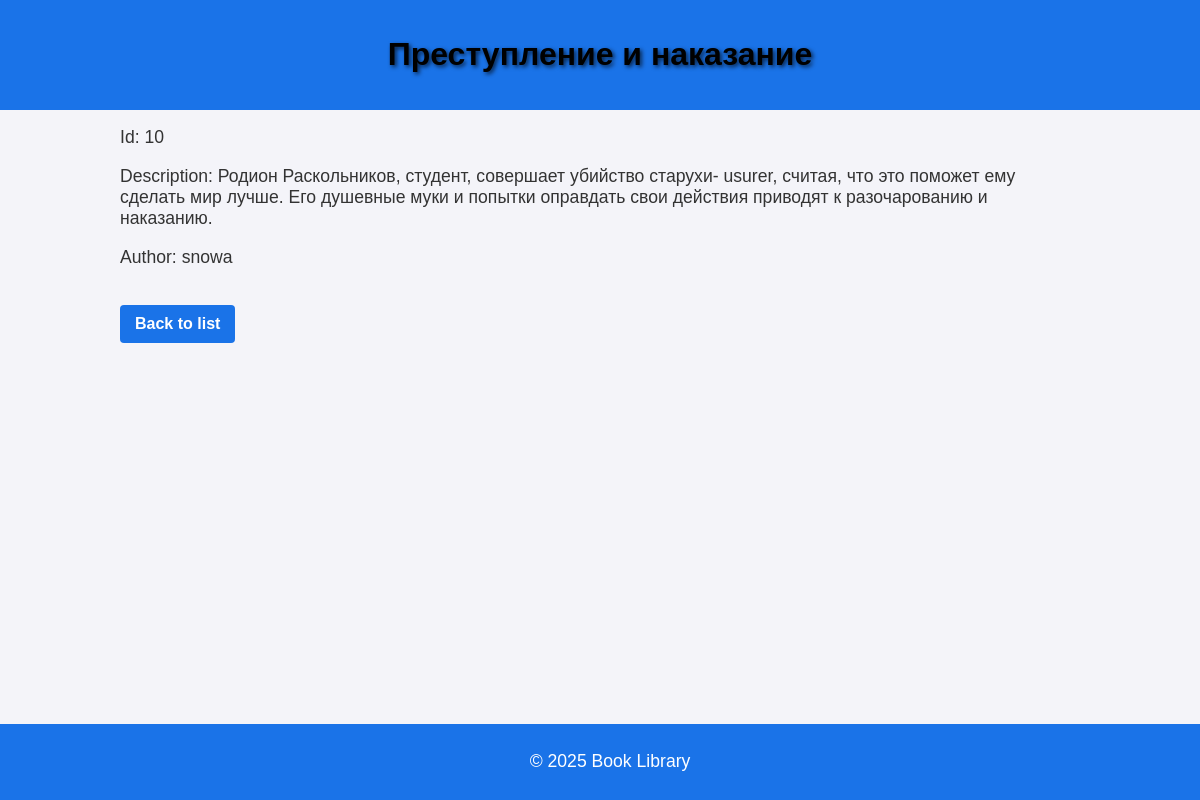
Screenshot of /book/10/ with the database file from the repository.
### books/models.py (models this page shows, shortened)
class Book(models.Model):
    title = models.CharField(max_length=100)
    description = models.TextField()
    user = models.ForeignKey(User, on_delete=models.CASCADE)  # Ссылка на пользователя (автора)

### books/views.py (the view)
# urls.py: path('book/<int:id>/', views.book_detail, name='book_detail'),
def book_detail(request, id):
    book = Book.objects.get(id=id)
    return render(request, 'book_detail.html', {'book': book})

### books/templates/book_detail.html (shortened to what this page needs)
<!DOCTYPE html>
<html lang="en">
<head>
      {% load static %}
    <link rel="stylesheet" href="{% static 'css/styles.css' %}">
</head>
<body>
    <header>
        <h1>{{ book.title }}</h1>
    </header>
    <div class="container">
            <p>Id: {{ book.id }}</p>
            <p>Description: {{ book.description }}</p>
            <p>Author: {{ book.user.username }}</p>
            <a href="{% url 'book_list' %}">Back to list</a>
    </div>
    <footer>
        <p>&copy; 2025 Book Library</p>
    </footer>
</body>
</html>

### books/static/css/styles.css (style rules this page uses)
body { font-family: Arial, sans-serif; background-color: #f4f4f9; color: #333; margin: 0; padding: 0; }
h1, h2 { color: #000000; text-shadow: 2px 2px 4px rgba(0, 0, 0, 0.7); }
a { color: #1a73e8; text-decoration: none; }
header { background-color: #1a73e8; color: white; padding: 15px; text-align: center; }
footer { background-color: #1a73e8; color: white; text-align: center; padding: 10px; position: fixed; width: 100%; bottom: 0; }
.container { width: 80%; margin: 0 auto; }
.container a { display: inline-block; margin-top: 20px; background-color: #1a73e8; color: white; padding: 10px 15px; border-radius: 4px; text-decoration: none; font-weight: bold; }
p { font-size: 1.1em; }

### rows the page displays
Book: title "Преступление и наказание", id "10", description "Родион Раскольников, студент, совершает убийство старухи- usurer, считая, что это поможет ему сделать мир лучше. Его душевные муки и попытки оправдать свои действия приводят к разочарованию и наказанию.", user.username "snowa"
